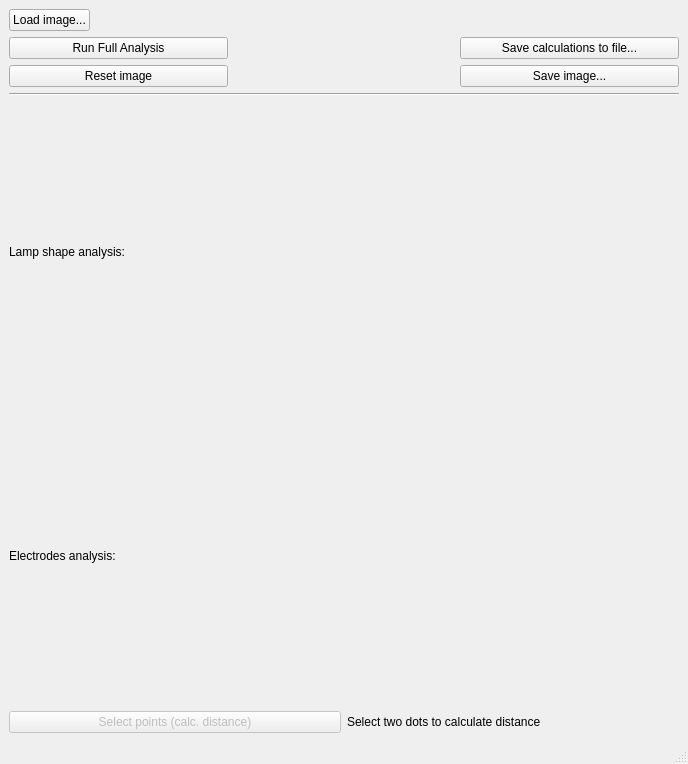
<?xml version="1.0" encoding="UTF-8"?>
<ui version="4.0">
 <class>MainWindow</class>
 <widget class="QMainWindow" name="MainWindow">
  <property name="geometry">
   <rect>
    <x>0</x>
    <y>0</y>
    <width>688</width>
    <height>764</height>
   </rect>
  </property>
  <property name="sizePolicy">
   <sizepolicy hsizetype="Expanding" vsizetype="Expanding">
    <horstretch>0</horstretch>
    <verstretch>0</verstretch>
   </sizepolicy>
  </property>
  <property name="windowTitle">
   <string>Lamp Image Analyser</string>
  </property>
  <widget class="QWidget" name="centralwidget">
   <property name="sizePolicy">
    <sizepolicy hsizetype="Expanding" vsizetype="Expanding">
     <horstretch>0</horstretch>
     <verstretch>0</verstretch>
    </sizepolicy>
   </property>
   <layout class="QVBoxLayout" name="verticalLayout">
    <item>
     <widget class="QPushButton" name="pushButtonLoadImage">
      <property name="sizePolicy">
       <sizepolicy hsizetype="Fixed" vsizetype="Fixed">
        <horstretch>0</horstretch>
        <verstretch>0</verstretch>
       </sizepolicy>
      </property>
      <property name="text">
       <string>Load image...</string>
      </property>
     </widget>
    </item>
    <item>
     <layout class="QVBoxLayout" name="layoutImageWidget"/>
    </item>
    <item>
     <layout class="QGridLayout" name="gridLayout">
      <item row="0" column="2">
       <layout class="QVBoxLayout" name="verticalLayout_2">
        <item>
         <widget class="QPushButton" name="pushButtonSaveResults">
          <property name="sizePolicy">
           <sizepolicy hsizetype="Preferred" vsizetype="Fixed">
            <horstretch>0</horstretch>
            <verstretch>0</verstretch>
           </sizepolicy>
          </property>
          <property name="text">
           <string>Save calculations to file...</string>
          </property>
         </widget>
        </item>
        <item>
         <widget class="QPushButton" name="pushButtonSaveImage">
          <property name="sizePolicy">
           <sizepolicy hsizetype="Preferred" vsizetype="Fixed">
            <horstretch>0</horstretch>
            <verstretch>0</verstretch>
           </sizepolicy>
          </property>
          <property name="text">
           <string>Save image...</string>
          </property>
         </widget>
        </item>
       </layout>
      </item>
      <item row="0" column="1">
       <widget class="QLabel" name="labelFullAnalysis">
        <property name="text">
         <string/>
        </property>
        <property name="wordWrap">
         <bool>true</bool>
        </property>
       </widget>
      </item>
      <item row="0" column="0">
       <layout class="QVBoxLayout" name="verticalLayout_3">
        <item>
         <widget class="QPushButton" name="pushButtonRunAnalysis">
          <property name="sizePolicy">
           <sizepolicy hsizetype="Preferred" vsizetype="Fixed">
            <horstretch>0</horstretch>
            <verstretch>0</verstretch>
           </sizepolicy>
          </property>
          <property name="text">
           <string>Run Full Analysis</string>
          </property>
         </widget>
        </item>
        <item>
         <widget class="QPushButton" name="pushButtonReset">
          <property name="sizePolicy">
           <sizepolicy hsizetype="Preferred" vsizetype="Fixed">
            <horstretch>0</horstretch>
            <verstretch>0</verstretch>
           </sizepolicy>
          </property>
          <property name="text">
           <string>Reset image</string>
          </property>
         </widget>
        </item>
       </layout>
      </item>
     </layout>
    </item>
    <item>
     <widget class="Line" name="line">
      <property name="orientation">
       <enum>Qt::Horizontal</enum>
      </property>
     </widget>
    </item>
    <item>
     <layout class="QGridLayout" name="gridLayout_5">
      <item row="2" column="0">
       <widget class="QPushButton" name="pushButtonManualSelection">
        <property name="enabled">
         <bool>false</bool>
        </property>
        <property name="sizePolicy">
         <sizepolicy hsizetype="Preferred" vsizetype="Fixed">
          <horstretch>0</horstretch>
          <verstretch>0</verstretch>
         </sizepolicy>
        </property>
        <property name="text">
         <string>Select points (calc. distance)</string>
        </property>
       </widget>
      </item>
      <item row="1" column="0">
       <widget class="QLabel" name="labelElectrodesAnalysis">
        <property name="text">
         <string>Electrodes analysis:</string>
        </property>
       </widget>
      </item>
      <item row="2" column="1">
       <widget class="QLabel" name="labelDistance">
        <property name="text">
         <string>Select two dots to calculate distance</string>
        </property>
       </widget>
      </item>
      <item row="1" column="1">
       <widget class="QLabel" name="labelElectrodesResults">
        <property name="text">
         <string/>
        </property>
        <property name="wordWrap">
         <bool>true</bool>
        </property>
       </widget>
      </item>
      <item row="0" column="1">
       <widget class="QLabel" name="labelLampResults">
        <property name="sizePolicy">
         <sizepolicy hsizetype="Preferred" vsizetype="Preferred">
          <horstretch>0</horstretch>
          <verstretch>0</verstretch>
         </sizepolicy>
        </property>
        <property name="text">
         <string/>
        </property>
        <property name="wordWrap">
         <bool>true</bool>
        </property>
       </widget>
      </item>
      <item row="0" column="0">
       <widget class="QLabel" name="labelWallsAnalysis">
        <property name="text">
         <string>Lamp shape analysis:</string>
        </property>
       </widget>
      </item>
     </layout>
    </item>
   </layout>
  </widget>
  <widget class="QMenuBar" name="menubar">
   <property name="geometry">
    <rect>
     <x>0</x>
     <y>0</y>
     <width>688</width>
     <height>24</height>
    </rect>
   </property>
  </widget>
  <widget class="QStatusBar" name="statusbar"/>
 </widget>
 <resources/>
 <connections/>
</ui>
